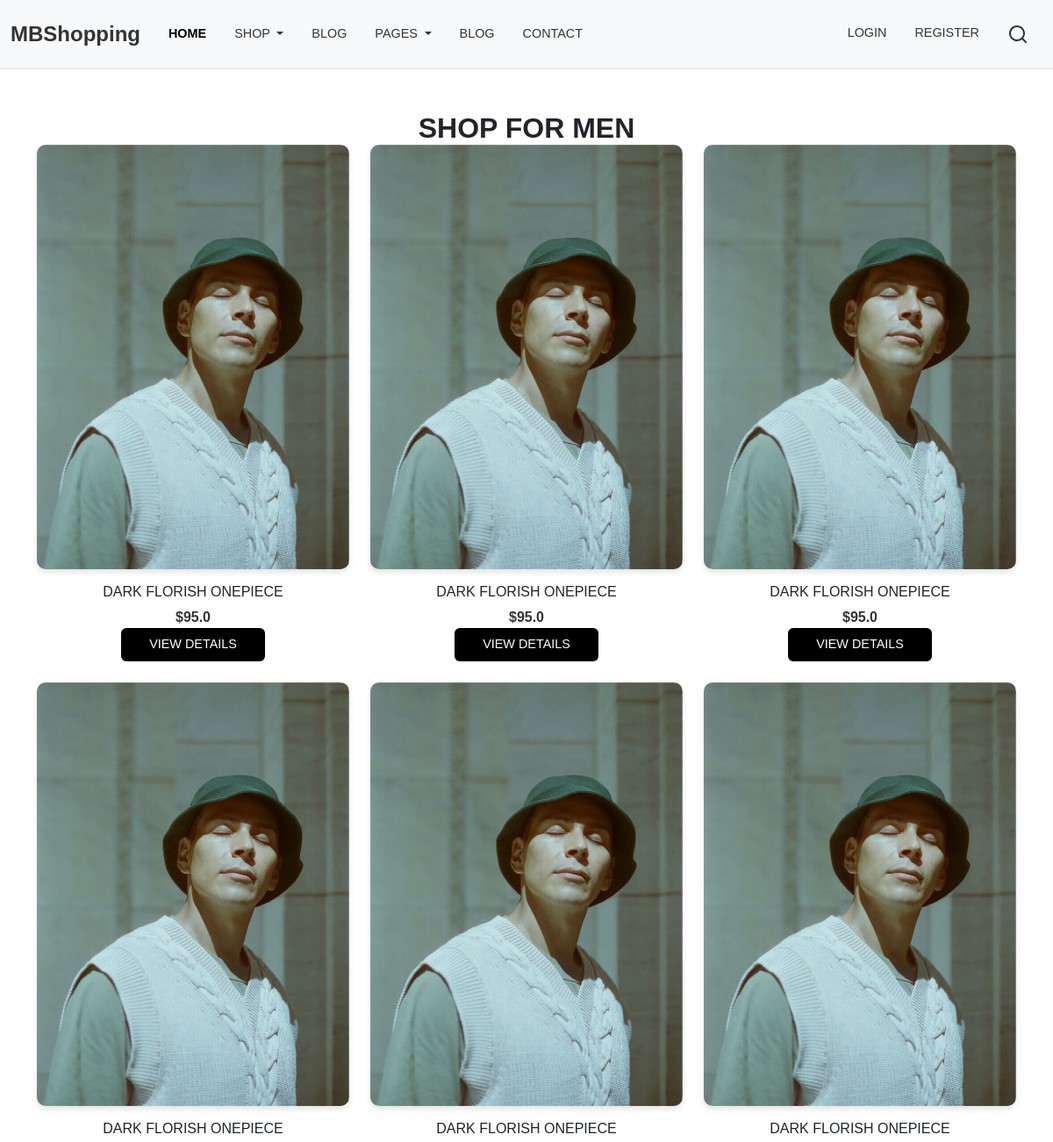
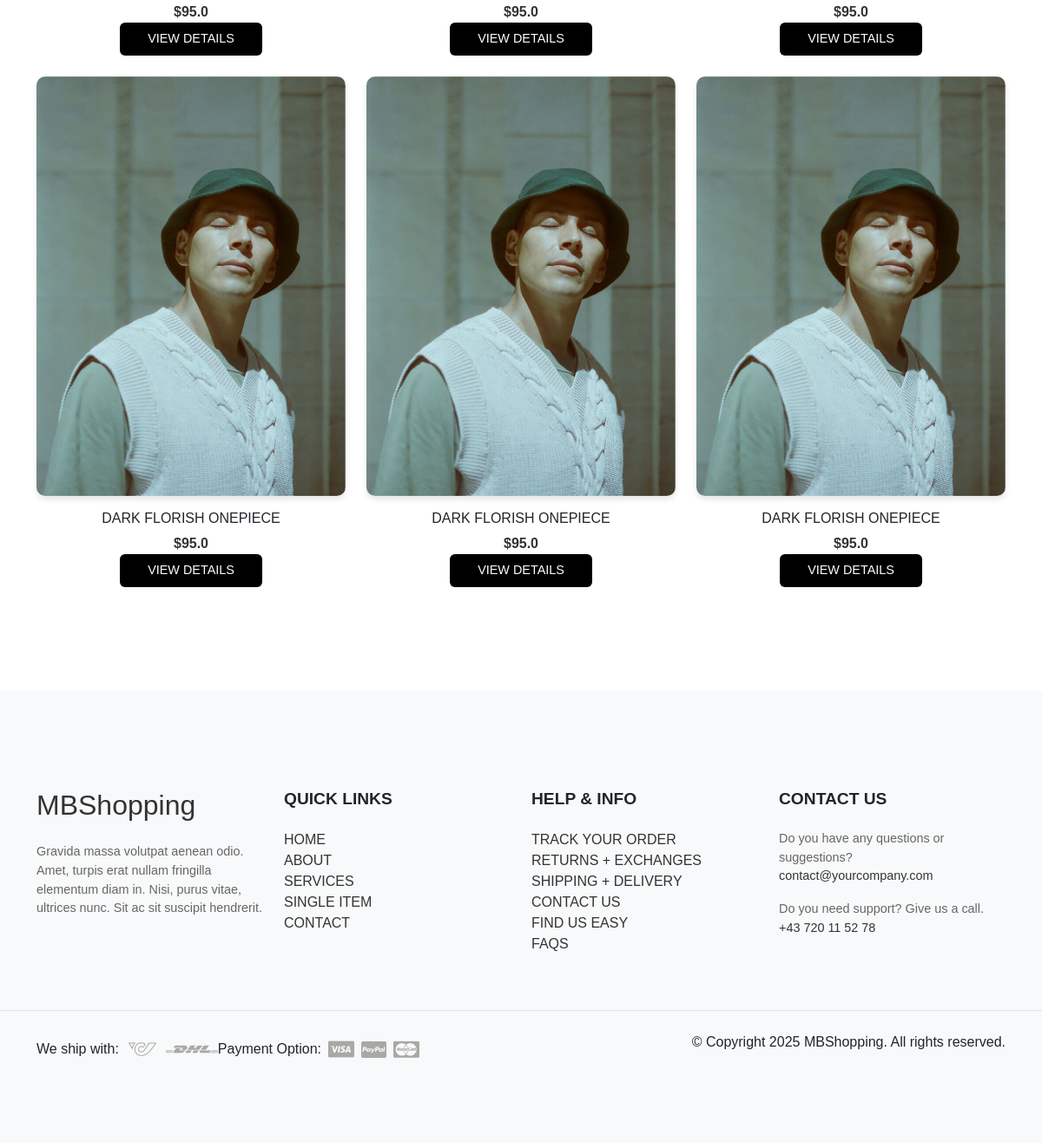
Screenshot of /shop/men with the database file from the repository (2 pictures, top to bottom).
### app/models/product.py (models this page shows)
class Product(db.Model):
    id = db.Column(db.Integer, primary_key=True)
    name = db.Column(db.String(100), nullable=False)
    price = db.Column(db.Float, nullable=False)
    image = db.Column(db.String(200), nullable=True)
    category = db.Column(db.String(50), nullable=False)

### app/controllers/product.py (the view)
@product_bp.route('/shop/men')
def shop_men():
    products = Product.query.filter_by(category="men").all()
    return render_template('product/shop_men.html', products=products)

### app/templates/product/shop_men.html (shortened to what this page needs)
{% extends "base.html" %}
{% block content %}
  <section id="shop-men" class="py-5">
    <div class="container">
      <h1 class="section-title text-center">Shop for Men</h1>
      <div class="row">
        {% for product in products %}
          <div class="col-md-4 mb-4">
            <div class="product-item">
              <div class="image-holder">
                <img src="{{ url_for('static', filename='images/' + product.image) }}" alt="{{ product.name }}" class="img-fluid">
              </div>
              <div class="product-content text-center mt-3">
                <h5 class="product-name">{{ product.name }}</h5>
                <p class="product-price">${{ product.price }}</p>
                <a href="{{ url_for('product.details', product_id=product.id) }}" class="btn btn-dark">View Details</a>
              </div>
            </div>
          </div>
        {% endfor %}
      </div>
    </div>
  </section>
{% endblock %}

### app/static/css/style.css (style rules this page uses)
.section-title { font-size: 2.5rem; font-weight: bold; margin-bottom: 1.5rem; }
.image-holder { overflow: hidden; border-radius: 10px; box-shadow: 0 4px 6px rgba(0, 0, 0, 0.1); }
.image-holder img { transition: transform 0.3s ease; }
.section-title { font-size: 2rem; font-weight: bold; text-transform: uppercase; margin-bottom: 0; }
.product-item { text-align: center; }
.product-name { font-size: 1rem; font-weight: 500; margin: 0.5rem 0; }
.product-price { font-size: 1rem; font-weight: bold; color: #333; margin: 0; }
.btn-dark { background-color: #000; color: #fff; padding: 0.5rem 2rem; text-transform: uppercase; font-size: 0.9rem; font-weight: 500; border: none; transition: background-color 0.3s ease; }
body, html { margin: 0; padding: 0; height: 100%; font-family: Arial, sans-serif; }

### rows the page displays
Product: image (picture), name "DARK FLORISH ONEPIECE", price "95.0"
Product: image (picture), name "DARK FLORISH ONEPIECE", price "95.0"
Product: image (picture), name "DARK FLORISH ONEPIECE", price "95.0"
Product: image (picture), name "DARK FLORISH ONEPIECE", price "95.0"
Product: image (picture), name "DARK FLORISH ONEPIECE", price "95.0"
Product: image (picture), name "DARK FLORISH ONEPIECE", price "95.0"
Product: image (picture), name "DARK FLORISH ONEPIECE", price "95.0"
Product: image (picture), name "DARK FLORISH ONEPIECE", price "95.0"
Product: image (picture), name "DARK FLORISH ONEPIECE", price "95.0"
